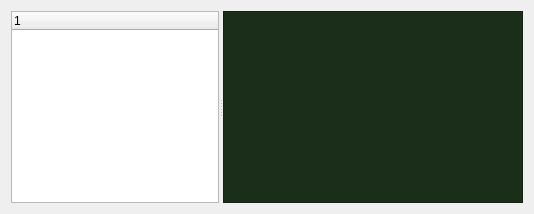
      <widget class="QWidget" name="Help">
       <property name="sizePolicy">
        <sizepolicy hsizetype="Expanding" vsizetype="Expanding">
         <horstretch>0</horstretch>
         <verstretch>0</verstretch>
        </sizepolicy>
       </property>
       <property name="statusTip">
        <string/>
       </property>
       <property name="whatsThis">
        <string/>
       </property>
       <attribute name="icon">
        <iconset resource="resources.qrc">
         <normaloff>:/icons/question.svg</normaloff>:/icons/question.svg</iconset>
       </attribute>
       <attribute name="title">
        <string/>
       </attribute>
       <attribute name="toolTip">
        <string>Help</string>
       </attribute>
       <layout class="QVBoxLayout" name="verticalLayout_2">
        <item>
         <widget class="QSplitter" name="splitterHelp">
          <property name="orientation">
           <enum>Qt::Horizontal</enum>
          </property>
          <widget class="QTreeWidget" name="treeHelpTOC">
           <column>
            <property name="text">
             <string notr="true">1</string>
            </property>
           </column>
          </widget>
          <widget class="QTextBrowser" name="textHelpContent">
           <property name="minimumSize">
            <size>
             <width>300</width>
             <height>0</height>
            </size>
           </property>
           <property name="font">
            <font>
             <family>Noto Sans</family>
            </font>
           </property>
           <property name="styleSheet">
            <string notr="true">QTextBrowser { background: #1a2e1a; color: #e0ffe0; }</string>
           </property>
           <property name="html">
            <string>&lt;!DOCTYPE HTML PUBLIC &quot;-//W3C//DTD HTML 4.0//EN&quot; &quot;http://www.w3.org/TR/REC-html40/strict.dtd&quot;&gt;
&lt;html&gt;&lt;head&gt;&lt;meta name=&quot;qrichtext&quot; content=&quot;1&quot; /&gt;&lt;meta charset=&quot;utf-8&quot; /&gt;&lt;style type=&quot;text/css&quot;&gt;
p, li { white-space: pre-wrap; }
hr { height: 1px; border-width: 0; }
li.unchecked::marker { content: &quot;\2610&quot;; }
li.checked::marker { content: &quot;\2612&quot;; }
&lt;/style&gt;&lt;/head&gt;&lt;body style=&quot; font-family:'Noto Sans'; font-size:11pt; font-weight:400; font-style:normal;&quot;&gt;
&lt;p style=&quot;-qt-paragraph-type:empty; margin-top:0px; margin-bottom:0px; margin-left:0px; margin-right:0px; -qt-block-indent:0; text-indent:0px; font-family:'Ubuntu Sans';&quot;&gt;&lt;br /&gt;&lt;/p&gt;&lt;/body&gt;&lt;/html&gt;</string>
           </property>
           <property name="textInteractionFlags">
            <set>Qt::TextBrowserInteraction</set>
           </property>
           <property name="openLinks">
            <bool>false</bool>
           </property>
          </widget>
         </widget>
        </item>
       </layout>
      </widget>
